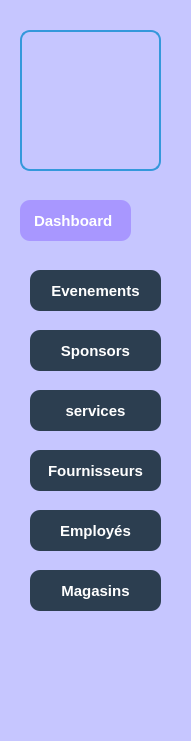
   <widget class="QFrame" name="frame">
    <property name="geometry">
     <rect>
      <x>10</x>
      <y>10</y>
      <width>191</width>
      <height>741</height>
     </rect>
    </property>
    <property name="styleSheet">
     <string notr="true">background-color: rgb(198, 198, 255);
border-radius : 20px</string>
    </property>
    <property name="frameShape">
     <enum>QFrame::Shape::StyledPanel</enum>
    </property>
    <property name="frameShadow">
     <enum>QFrame::Shadow::Raised</enum>
    </property>
    <widget class="QLabel" name="label_5">
     <property name="geometry">
      <rect>
       <x>20</x>
       <y>30</y>
       <width>141</width>
       <height>141</height>
      </rect>
     </property>
     <property name="styleSheet">
      <string notr="true">
QLabel {
    background-color: transparent; /* Makes background transparent */
    border: 2px solid #3498db; /* Adds a blue border */
    border-radius: 10px; /* Rounds the corners */
    padding: 2px; /* Adds space inside the label */image : url(:/imgs/logo.png)
}


</string>
     </property>
     <property name="text">
      <string/>
     </property>
    </widget>
    <widget class="QLabel" name="label_9">
     <property name="geometry">
      <rect>
       <x>20</x>
       <y>200</y>
       <width>111</width>
       <height>41</height>
      </rect>
     </property>
     <property name="styleSheet">
      <string notr="true">QLabel {
    color: white;
    background-color: rgb(168, 151, 255); /* Dark blue */
    font-size: 15px;
    font-weight: bold;
    padding: 10px;
    border-radius: 10px;
    text-align: center;
    text-shadow: 2px 2px 5px rgba(0, 0, 0, 0.5); /* Adds a shadow effect */
}

</string>
     </property>
     <property name="text">
      <string>Dashboard</string>
     </property>
    </widget>
    <widget class="QPushButton" name="evenement">
     <property name="geometry">
      <rect>
       <x>30</x>
       <y>270</y>
       <width>131</width>
       <height>41</height>
      </rect>
     </property>
     <property name="styleSheet">
      <string notr="true">QPushButton {
    color: white;
    background-color: #2c3e50; /* Dark blue */
    font-size: 15px;
    font-weight: bold;
    padding: 10px;
    border-radius: 10px;
    text-align: center;
    text-shadow: 2px 2px 5px rgba(0, 0, 0, 0.5); /* Adds a shadow effect */
}
QPushButton:hover {
background-color: qlineargradient(spread:pad, x1:0, y1:0, x2:0, y2:1, stop:0 rgba(117, 201, 187, 200), stop:1 rgba(35,10,152, 200));
}
</string>
     </property>
     <property name="text">
      <string>Evenements</string>
     </property>
    </widget>
    <widget class="QPushButton" name="sponsors">
     <property name="geometry">
      <rect>
       <x>30</x>
       <y>330</y>
       <width>131</width>
       <height>41</height>
      </rect>
     </property>
     <property name="styleSheet">
      <string notr="true">QPushButton {
    color: white;
    background-color: #2c3e50; /* Dark blue */
    font-size: 15px;
    font-weight: bold;
    padding: 10px;
    border-radius: 10px;
    text-align: center;
    text-shadow: 2px 2px 5px rgba(0, 0, 0, 0.5); /* Adds a shadow effect */
}
QPushButton:hover {
background-color: qlineargradient(spread:pad, x1:0, y1:0, x2:0, y2:1, stop:0 rgba(117, 201, 187, 200), stop:1 rgba(35,10,152, 200));
}

</string>
     </property>
     <property name="text">
      <string>Sponsors</string>
     </property>
    </widget>
    <widget class="QPushButton" name="services">
     <property name="geometry">
      <rect>
       <x>30</x>
       <y>390</y>
       <width>131</width>
       <height>41</height>
      </rect>
     </property>
     <property name="styleSheet">
      <string notr="true">QPushButton {
    color: white;
    background-color: #2c3e50; /* Dark blue */
    font-size: 15px;
    font-weight: bold;
    padding: 10px;
    border-radius: 10px;
    text-align: center;
    text-shadow: 2px 2px 5px rgba(0, 0, 0, 0.5); /* Adds a shadow effect */
}
QPushButton:hover {
background-color: qlineargradient(spread:pad, x1:0, y1:0, x2:0, y2:1, stop:0 rgba(117, 201, 187, 200), stop:1 rgba(35,10,152, 200));
}

</string>
     </property>
     <property name="text">
      <string>services</string>
     </property>
    </widget>
    <widget class="QPushButton" name="fournisseurs">
     <property name="geometry">
      <rect>
       <x>30</x>
       <y>450</y>
       <width>131</width>
       <height>41</height>
      </rect>
     </property>
     <property name="styleSheet">
      <string notr="true">QPushButton {
    color: white;
    background-color: #2c3e50; /* Dark blue */
    font-size: 15px;
    font-weight: bold;
    padding: 10px;
    border-radius: 10px;
    text-align: center;
    text-shadow: 2px 2px 5px rgba(0, 0, 0, 0.5); /* Adds a shadow effect */
}
QPushButton:hover {
background-color: qlineargradient(spread:pad, x1:0, y1:0, x2:0, y2:1, stop:0 rgba(117, 201, 187, 200), stop:1 rgba(35,10,152, 200));
}

</string>
     </property>
     <property name="text">
      <string>Fournisseurs</string>
     </property>
    </widget>
    <widget class="QPushButton" name="magasins">
     <property name="geometry">
      <rect>
       <x>30</x>
       <y>570</y>
       <width>131</width>
       <height>41</height>
      </rect>
     </property>
     <property name="styleSheet">
      <string notr="true">QPushButton {
    color: white;
    background-color: #2c3e50; /* Dark blue */
    font-size: 15px;
    font-weight: bold;
    padding: 10px;
    border-radius: 10px;
    text-align: center;
    text-shadow: 2px 2px 5px rgba(0, 0, 0, 0.5); /* Adds a shadow effect */
}
QPushButton:hover {
background-color: qlineargradient(spread:pad, x1:0, y1:0, x2:0, y2:1, stop:0 rgba(117, 201, 187, 200), stop:1 rgba(35,10,152, 200));
}

</string>
     </property>
     <property name="text">
      <string>Magasins</string>
     </property>
    </widget>
    <widget class="QPushButton" name="employes">
     <property name="geometry">
      <rect>
       <x>30</x>
       <y>510</y>
       <width>131</width>
       <height>41</height>
      </rect>
     </property>
     <property name="styleSheet">
      <string notr="true">QPushButton {
    color: white;
    background-color: #2c3e50; /* Dark blue */
    font-size: 15px;
    font-weight: bold;
    padding: 10px;
    border-radius: 10px;
    text-align: center;
    text-shadow: 2px 2px 5px rgba(0, 0, 0, 0.5); /* Adds a shadow effect */
}
QPushButton:hover {
background-color: qlineargradient(spread:pad, x1:0, y1:0, x2:0, y2:1, stop:0 rgba(117, 201, 187, 200), stop:1 rgba(35,10,152, 200));
}

</string>
     </property>
     <property name="text">
      <string>Employés</string>
     </property>
    </widget>
   </widget>
